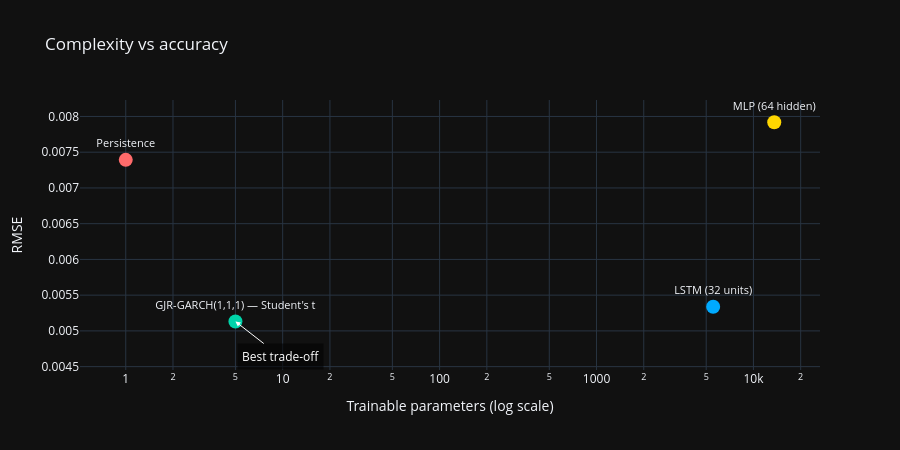

The code cell stored with this chart in its notebook:
### Markdown cell above
### Complexity versus accuracy

Plotting parameters against RMSE for all four models shows where each
sits on the complexity-accuracy frontier. The x-axis uses a log scale;
persistence (zero parameters) is plotted at x = 1 as a visual anchor.

### Code cell
models = {
    'Persistence': (0, pers_rmse_check),
    GARCH_LABEL:   (garch_n_params, GARCH_RMSE),
    f'MLP ({MLP_HIDDEN} hidden)': (mlp_params, mlp_rmse),
    f'LSTM ({LSTM_UNITS} units)':  (lstm_params, lstm_rmse),
}

names = list(models.keys())
params = [max(v[0], 1) for v in models.values()]  # floor at 1 for log scale
rmses  = [v[1] for v in models.values()]
colors = ['#ff6b6b', '#00d4aa', '#ffd700', '#00aaff']

# Best trade-off: lowest RMSE among models on the efficient frontier.
# A model is dominated if another has both fewer parameters and lower RMSE.
frontier = []
for i, (n_i, r_i) in enumerate(zip(params, rmses)):
    dominated = any(
        (n_j <= n_i and r_j < r_i) for j, (n_j, r_j) in enumerate(zip(params, rmses))
        if j != i
    )
    if not dominated:
        frontier.append(i)

best_i = min(frontier, key=lambda i: rmses[i])

fig = go.Figure()
fig.add_trace(go.Scatter(
    x=params, y=rmses,
    mode='markers+text',
    text=names,
    textposition='top center',
    marker=dict(size=14, color=colors),
    textfont=dict(size=11),
))
fig.add_annotation(
    x=np.log10(params[best_i]), y=rmses[best_i],
    text='Best trade-off',
    showarrow=True, arrowhead=2, arrowcolor='white',
    ax=45, ay=35,
    font=dict(color='white', size=12),
    bgcolor='rgba(0,0,0,0.55)', borderpad=4,
)
fig.update_layout(
    template='plotly_dark',
    title='Complexity vs accuracy',
    xaxis_title='Trainable parameters (log scale)',
    yaxis_title='RMSE',
    xaxis_type='log',
    height=450,
    showlegend=False,
)
fig.show()

display(Markdown(f"""
{GARCH_LABEL} achieves its accuracy with {garch_n_params} parameters. The MLP
uses {mlp_params:,} and the LSTM {lstm_params:,}. {'Neither neural network improved on GARCH, so the additional complexity bought nothing on this data.' if garch_wins else 'The accuracy improvement came at substantial complexity cost.'}

The efficient frontier here contains {len(frontier)} of the four models;
the remainder are dominated, meaning another model achieves lower RMSE with
no more parameters.
"""))

### Figure 1 — Plotly figure (JSON) as saved in the notebook; plotly's stock layout.template omitted (floating-point values rounded to 4 significant figures)
{"data": [{"marker": {"color": ["#ff6b6b", "#00d4aa", "#ffd700", "#00aaff"], "size": 14}, "mode": "markers+text", "text": ["Persistence", "GJR-GARCH(1,1,1) — Student's t", "MLP (64 hidden)", "LSTM (32 units)"], "textfont": {"size": 11}, "textposition": "top center", "type": "scatter", "x": [1, 5, 13569, 5537], "y": [0.007393, 0.005131, 0.007919, 0.005337]}], "layout": {"annotations": [{"arrowcolor": "white", "arrowhead": 2, "ax": 45, "ay": 35, "bgcolor": "rgba(0,0,0,0.55)", "borderpad": 4, "font": {"color": "white", "size": 12}, "showarrow": true, "text": "Best trade-off", "x": 0.699, "y": 0.005131}], "height": 450, "showlegend": false, "title": {"text": "Complexity vs accuracy"}, "xaxis": {"title": {"text": "Trainable parameters (log scale)"}, "type": "log"}, "yaxis": {"title": {"text": "RMSE"}}}}
